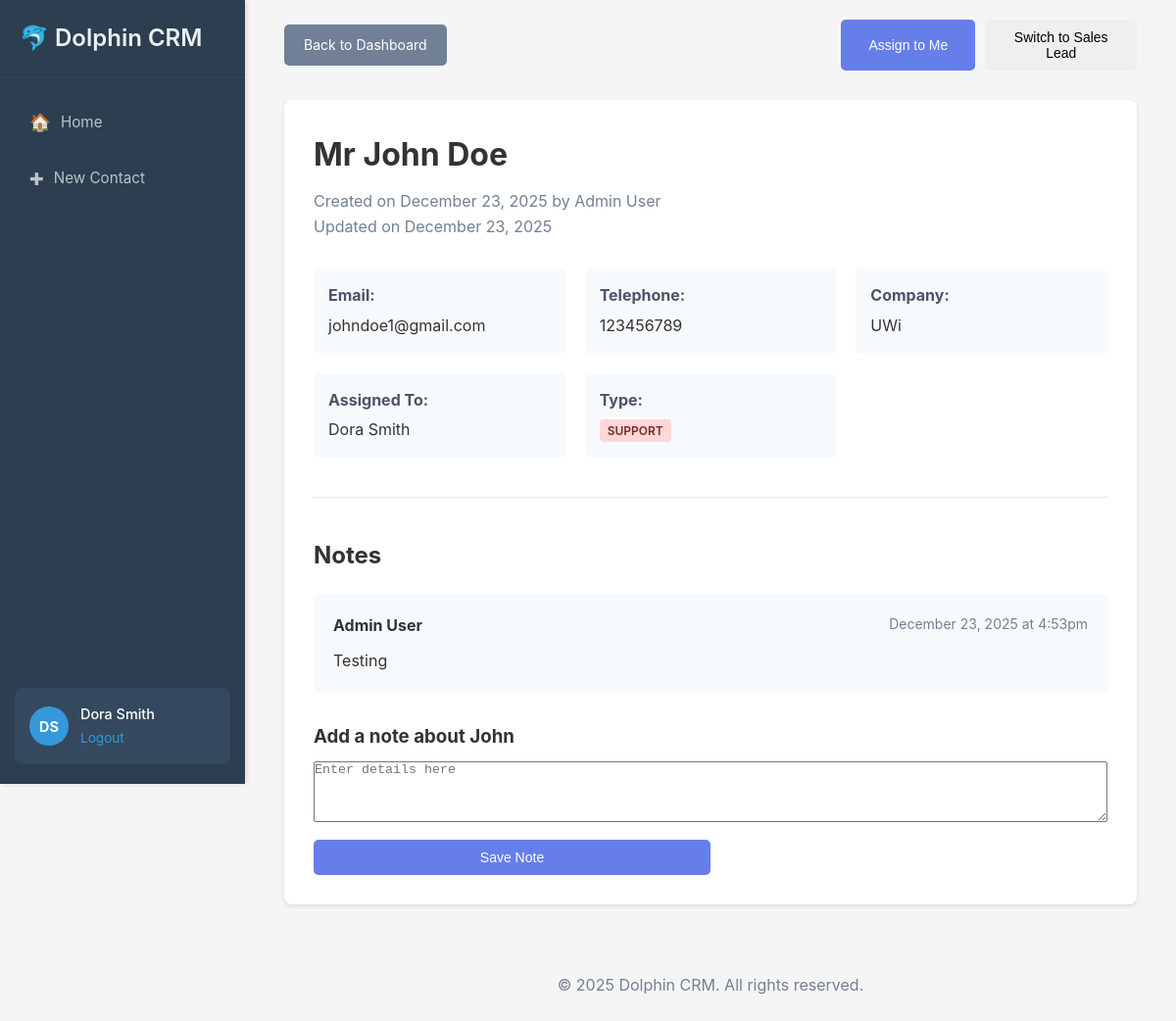
The app's page /contacts/view.php?id=4 (signed in) with its own data.
### tables this page shows
CREATE TABLE `contacts` (
  `id` int(11) NOT NULL,
  `title` varchar(10) DEFAULT NULL,
  `firstname` varchar(50) NOT NULL,
  `lastname` varchar(50) NOT NULL,
  `email` varchar(100) NOT NULL,
  `telephone` varchar(20) DEFAULT NULL,
  `company` varchar(100) DEFAULT NULL,
  `type` enum('Sales Lead','Support') NOT NULL,
  `assigned_to` int(11) DEFAULT NULL,
  `created_by` int(11) DEFAULT NULL,
  `created_at` timestamp NOT NULL DEFAULT current_timestamp(),
  `updated_at` timestamp NOT NULL DEFAULT current_timestamp() ON UPDATE current_timestamp()
);

CREATE TABLE `users` (
  `id` int(11) NOT NULL,
  `firstname` varchar(50) NOT NULL,
  `lastname` varchar(50) NOT NULL,
  `password` varchar(255) NOT NULL,
  `email` varchar(100) NOT NULL,
  `role` enum('Admin','Member') NOT NULL,
  `created_at` timestamp NOT NULL DEFAULT current_timestamp()
);

CREATE TABLE `notes` (
  `id` int(11) NOT NULL,
  `contact_id` int(11) NOT NULL,
  `comment` text NOT NULL,
  `created_by` int(11) NOT NULL,
  `created_at` timestamp NOT NULL DEFAULT current_timestamp()
);

### includes/functions.php (called while the page is built, shortened)
<?php
function getContactById($id) {
    $conn = getDBConnection();
    $stmt = $conn->prepare("
        SELECT c.*,
               creator.firstname as creator_first, creator.lastname as creator_last,
               assignee.firstname as assignee_first, assignee.lastname as assignee_last
        FROM contacts c
        LEFT JOIN users creator ON c.created_by = creator.id
        LEFT JOIN users assignee ON c.assigned_to = assignee.id
        WHERE c.id = ?
    ");
    $stmt->execute([$id]);
    return $stmt->fetch(PDO::FETCH_ASSOC);
}
function getNotesByContactId($contact_id) {
    $conn = getDBConnection();
    $stmt = $conn->prepare("
        SELECT n.*, u.firstname, u.lastname
        FROM notes n
        JOIN users u ON n.created_by = u.id
        WHERE n.contact_id = ?
        ORDER BY n.created_at DESC
    ");
    $stmt->execute([$contact_id]);
    return $stmt->fetchAll(PDO::FETCH_ASSOC);
}
?>

### contacts/view.php (the view, shortened to what this page needs)
<?php
require_once '../includes/functions.php';
$contact_id = $_GET['id'];
$contact = getContactById($contact_id);
$notes = getNotesByContactId($contact_id);
?>
<!DOCTYPE html>
<html lang="en">
<head>
    <link rel="stylesheet" href="../assets/css/styles.css">
</head>
<body>
    <?php include '../includes/aside.php'; ?>
     <div class="main-content">
    <div class="container">
        <div class="contact-header">
            <a href="../dashboard.php" class="btn btn-secondary">Back to Dashboard</a>
            <div class="contact-actions">
                <button class="btn btn-primary" id="assignToMe">Assign to Me</button>
                <button class="btn btn-switch-type">
                    Switch to <?php echo $contact['type'] === 'Sales Lead' ? 'Support' : 'Sales Lead'; ?>
                </button>
            </div>
        </div>
        <div class="contact-details">
            <div class="contact-info">
                <h1><?php echo htmlspecialchars($contact['title'] . ' ' . $contact['firstname'] . ' ' . $contact['lastname']); ?></h1>
                <p class="contact-meta">
                    Created on <?php echo date('F j, Y', strtotime($contact['created_at'])); ?>
                    by <?php echo htmlspecialchars($contact['creator_first'] . ' ' . $contact['creator_last']); ?>
                    <br>
                    Updated on <?php echo date('F j, Y', strtotime($contact['updated_at'])); ?>
                </p>
                <div class="contact-grid">
                    <div class="contact-item">
                        <strong>Email:</strong>
                        <span><?php echo htmlspecialchars($contact['email']); ?></span>
                    </div>
                    <div class="contact-item">
                        <strong>Telephone:</strong>
                        <span><?php echo htmlspecialchars($contact['telephone']); ?></span>
                    </div>
                    <div class="contact-item">
                        <strong>Company:</strong>
                        <span><?php echo htmlspecialchars($contact['company']); ?></span>
                    </div>
                    <div class="contact-item">
                        <strong>Assigned To:</strong>
                        <span><?php echo htmlspecialchars($contact['assignee_first'] . ' ' . $contact['assignee_last']); ?></span>
                    </div>
                    <div class="contact-item">
                        <strong>Type:</strong>
                        <span class="type-badge <?php echo strtolower(str_replace(' ', '-', $contact['type'])); ?>">
                            <?php echo $contact['type']; ?>
                        </span>
                    </div>
                </div>
            </div>
            <div class="notes-section">
                <h2>Notes</h2>
                <div id="notes-container">
                    <?php foreach ($notes as $note): ?>
                    <div class="note">
                        <div class="note-header">
                            <strong><?php echo htmlspecialchars($note['firstname'] . ' ' . $note['lastname']); ?></strong>
                            <span class="note-date"><?php echo date('F j, Y \a\t g:ia', strtotime($note['created_at'])); ?></span>
                        </div>
                        <div class="note-content">
                            <?php echo nl2br(htmlspecialchars($note['comment'])); ?>
                        </div>
                    </div>
                    <?php endforeach; ?>
                </div>
                <div class="add-note">
                    <h3>Add a note about <?php echo htmlspecialchars($contact['firstname']); ?></h3>
                    <textarea id="new-note" placeholder="Enter details here" rows="4"></textarea>
                    <button id="save-note" class="btn btn-primary">Save Note</button>
                </div>
            </div>
        </div>
    </div>
    <?php include '../includes/footer.php'; ?>
</div>
</body>
</html>

### assets/css/styles.css (style rules this page uses)
* { margin: 0; padding: 0; box-sizing: border-box; }
body { font-family: -apple-system, BlinkMacSystemFont, 'Segoe UI', Roboto, Oxygen, Ubuntu, sans-serif; line-height: 1.6; color: #333; background-color: #f5f5f5; }
.main-content { margin-left: 250px; padding: 20px; min-height: 100vh; }
.btn { padding: 10px 20px; border: none; border-radius: 5px; cursor: pointer; text-decoration: none; display: inline-block; font-size: 14px; transition: all 0.3s; }
.btn-primary { width: 50%; background: #667eea; color: white; }
.btn-secondary { background: #718096; color: white; }
.container { max-width: 1200px; margin: 0 auto; padding: 0 20px; }
.type-badge, .role-badge { padding: 4px 8px; border-radius: 4px; font-size: 12px; font-weight: 600; text-transform: uppercase; }
.type-badge.support { background: #fed7d7; color: #742a2a; }
.contact-header { display: flex; justify-content: space-between; align-items: center; margin-bottom: 30px; }
.contact-actions { display: flex; gap: 10px; }
.contact-details { background: white; border-radius: 8px; padding: 30px; box-shadow: 0 2px 4px rgba(0,0,0,0.1); }
.contact-info h1 { margin-bottom: 10px; }
.contact-meta { color: #718096; margin-bottom: 30px; }
.contact-grid { display: grid; grid-template-columns: repeat(auto-fit, minmax(250px, 1fr)); gap: 20px; }
.contact-item { padding: 15px; background: #f7fafc; border-radius: 5px; }
.contact-item strong { display: block; color: #4a5568; margin-bottom: 5px; }
.notes-section { margin-top: 40px; padding-top: 40px; border-top: 1px solid #e2e8f0; }
.notes-section h2 { margin-bottom: 20px; }
.note { background: #f7fafc; padding: 20px; border-radius: 5px; margin-bottom: 20px; }
.note-header { display: flex; justify-content: space-between; margin-bottom: 10px; }
.note-date { color: #718096; font-size: 14px; }
.add-note { margin-top: 30px; }
.add-note h3 { margin-bottom: 10px; }
.add-note textarea { width: 100%; margin-bottom: 10px; }

### records on screen
contacts: title+firstname+lastname "Mr John Doe", created_at "December 23, 2025", users.firstname+lastname "Admin User", updated_at "December 23, 2025", email "johndoe1@gmail.com", telephone "123456789", company "UWi", users.firstname+lastname "Dora Smith", type "SUPPORT", firstname "John"
notes: users.firstname+lastname "Admin User", created_at "December 23, 2025 at 4:53pm", comment "Testing"

### other values on screen
$firstInitial "D"
$lastInitial "S"
$_SESSION['firstname'] . ' ' . $_SESSION['lastname'] "Dora Smith"
